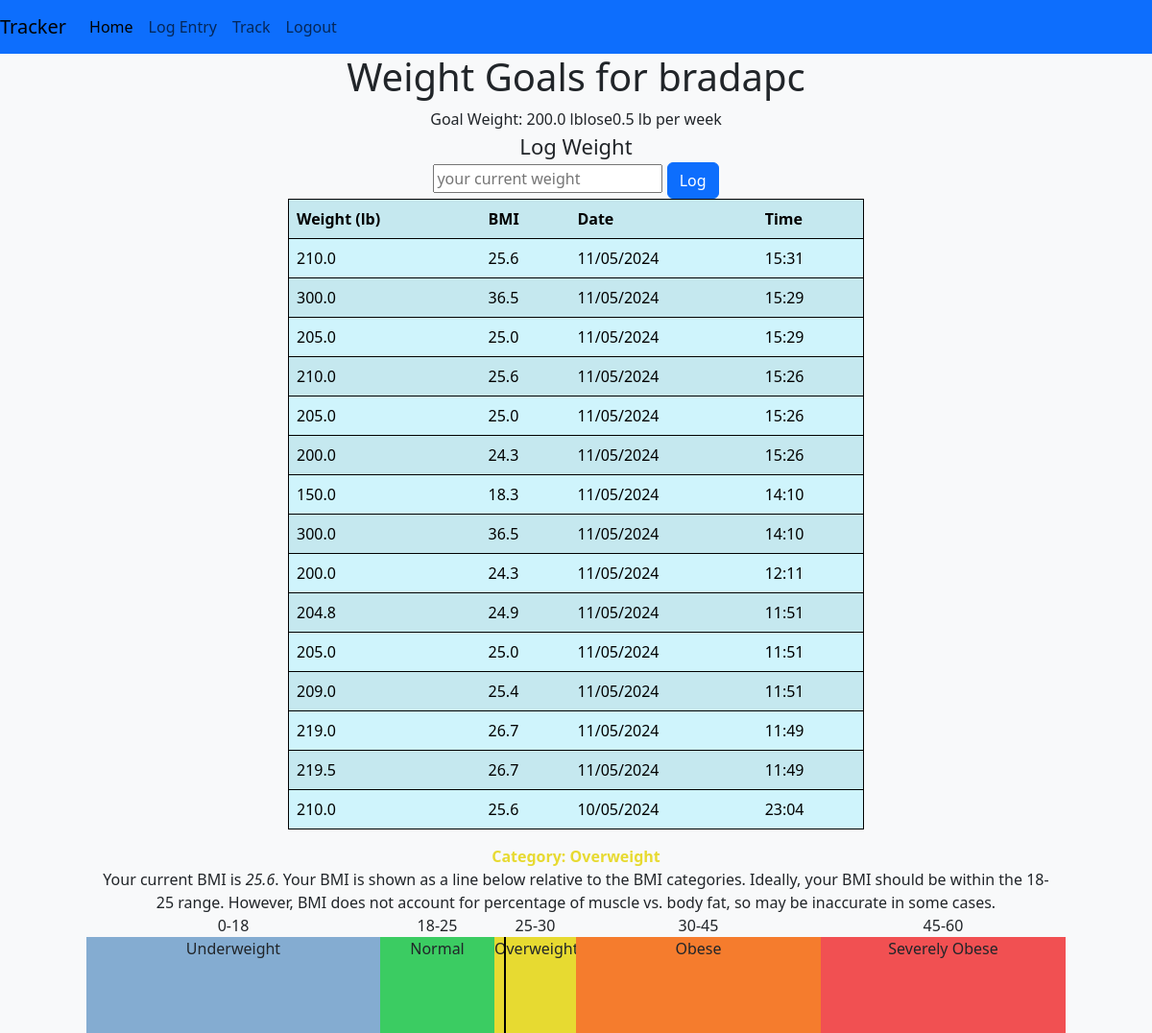
Before: /weight/log (signed in) with the older database file.
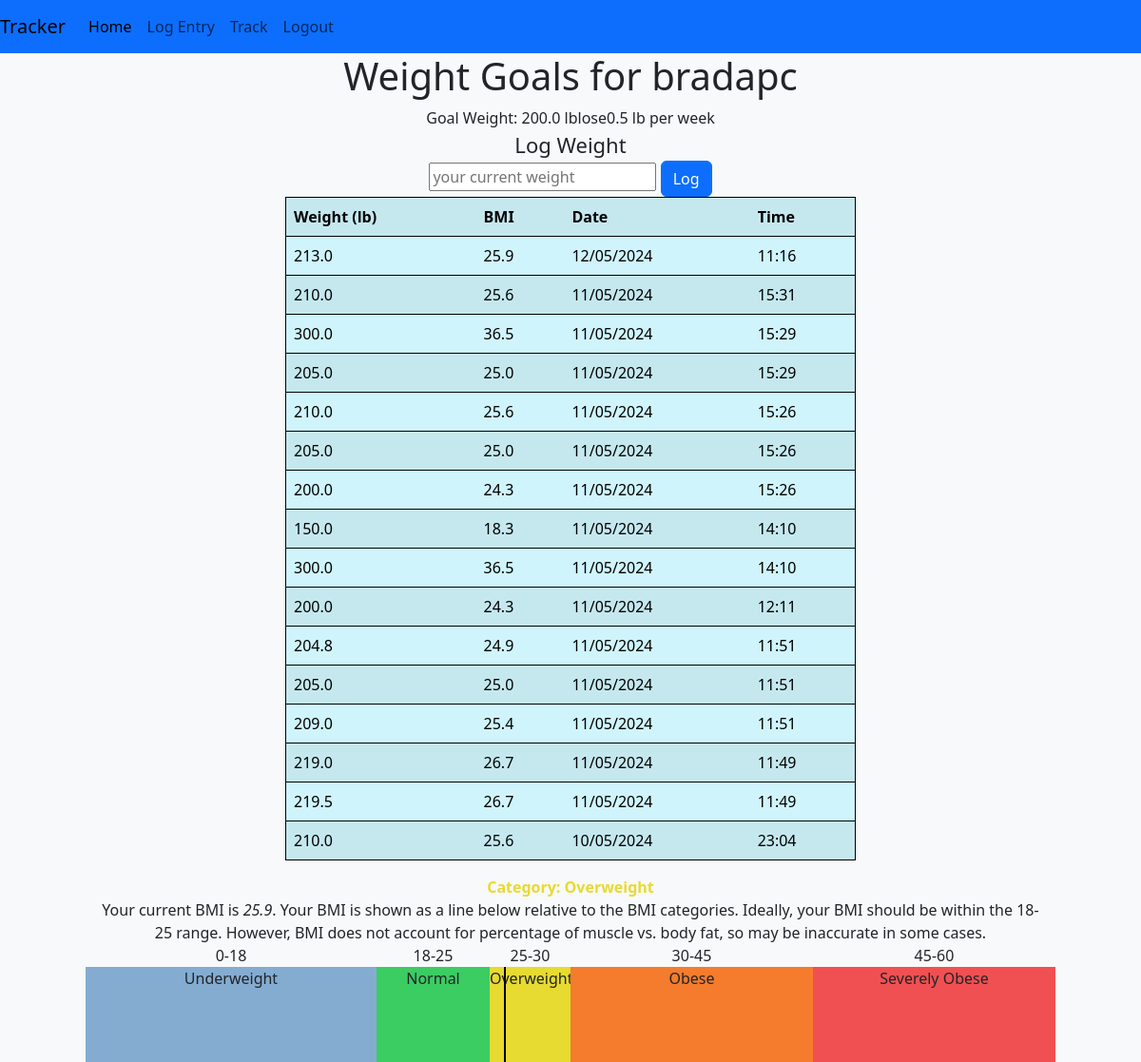
After: the same page with the newer database file.
### tables this page shows
CREATE TABLE "weight_goals" (
user_id INTEGER NOT NULL,
goal_weight REAL NOT NULL,
goal_step REAL NOT NULL,
height REAL NOT NULL,
goal_direction INTEGER NOT NULL
, units TEXT, time TEXT);

CREATE TABLE weight_log (
user_id INTEGER NOT NULL,
weight REAL NOT NULL,
time TEXT
);

### app.py (the view)
@app.route("/weight/log", methods=["GET", "POST"])
@login_required
def weight_log():
    weight_goals = weightGoalExists()
    if not weight_goals:
        return redirect("/weight")
    weight_log = getWeightLog()
    units = getUnits(weight_goals)
    new_weight_log = splitDateTime(weight_log)
    new_weight_log = addBMI(new_weight_log, weight_goals['height'], weight_goals['units'])
    if request.method == "POST":
        new_weight_entry = request.form.get("weight-entry")
        if not new_weight_entry:
            errormsg = "Please enter a weight."
            return render_template("weight_log.html", errormsg=errormsg, user=session['user'], weight_goals=weight_goals, units=units, new_weight_log=new_weight_log)
        try:
            new_weight_entry = float(new_weight_entry)
        except:
            errormsg = "Please enter only numbers into the weight form."
            return render_template("weight_log.html", errormsg=errormsg, user=session['user'], weight_goals=weight_goals, units=units, new_weight_log=new_weight_log)
        dt_string = getFormattedDateTime()
        con = sqlite3.connect("tracker.db")
        cur = con.cursor()
        cur.execute("INSERT INTO weight_log (user_id, weight, time) VALUES(?, ?, ?)", (session['user_id'], new_weight_entry, dt_string,))
        con.commit()
        return redirect("/weight/log")
    else:
        return render_template("weight_log.html", user=session['user'], weight_goals=weight_goals, units=units, new_weight_log=new_weight_log)

### app.py (called while the page is built)
def login_required(f):
    @wraps(f)
    def decorated_function(*args, **kwargs):
        if session.get("user_id") is None:
            return redirect("/login")
        return f(*args, **kwargs)
    return decorated_function

def getUnits(weight_goals):
    units = {}
    if weight_goals['units'] == "metric":
        units['weight_unit'] = "kg"
        units['height_unit'] = "cm"
    elif weight_goals['units'] == "imperial":
        units['weight_unit'] = "lb"
        units['height_unit'] = "inches"
    return units

def weightGoalExists():
    con = sqlite3.connect("tracker.db")
    con.row_factory = sqlite3.Row
    cur = con.cursor()
    res = cur.execute("SELECT * FROM weight_goals WHERE user_id = ?", (session['user_id'],))
    res = res.fetchone()
    cur.close()
    con.close()
    return res

def getWeightLog():
    con = sqlite3.connect("tracker.db")
    cur = con.cursor()
    con.row_factory = sqlite3.Row
    cur.execute("SELECT * FROM weight_log WHERE user_id = ? ORDER BY time DESC", (session['user_id'],))
    weight_log = []
    weight_log = cur.fetchall()
    cur.close()
    con.close()
    return weight_log

def splitDateTime(weight_log):
    new_weight_log = []
    for entry in weight_log:
        new_entry = []
        dt_list = entry[2].split()
        dt_list[1] = dt_list[1][0:5]
        new_entry.append(entry[0])
        new_entry.append(entry[1])
        new_entry.append(dt_list[0])
        new_entry.append(dt_list[1])
        new_weight_log.append(new_entry)
    return new_weight_log

def computeBMI(height, weight, units):
    bmi = 0
    if units == 'imperial':
        bmi = 703 * (weight / height**2)
    elif units == 'metric':
        bmi = weight / (height / 100)**2
    return bmi

def addBMI(log, height, units):
    weight_log = []
    for row in log:
        bmi = computeBMI(height, row[1], units)
        bmi_str = "%0.1f" % bmi
        row.append(bmi_str)
        weight_log.append(row)
    return weight_log

### templates/weight_log.html (shortened to what this page needs)
{% extends "layout.html" %}
{% block body %}
    <h1 class="page-title-header">Weight Goals for {{ user }} </h1>
    {% if weight_goals %}
        <div class="goal-weight-container">
            <span>Goal Weight: {{ weight_goals.goal_weight }} {{ units.weight_unit }}</span>
            {% if (weight_goals.goal_direction > 0) %}
                <span>gain</span>
            {% elif (weight_goals.goal_direction < 0) %}
                <span>lose</span>
            {% endif %}
            <span>{{ weight_goals.goal_step }} {{ units.weight_unit }} per week</span>
        </div>
        <div class="goal-weight-log-entry">
            <span>Log Weight</span>
            <form action="/weight/log" method="post">
                <input type="text" placeholder="your current weight" name="weight-entry">
                <button type="submit" class="btn btn-primary">Log</button>
            </form>
        </div>
        <div class="weight-log-wrapper">
            <div class="weight-log">
                <table class="table table-info table-striped table-hover">
                    <tr>
                        <th>Weight ({{ units.weight_unit }})</th>
                        <th>BMI</th>
                        <th>Date</th>
                        <th>Time</th>
                    </tr>
                    {% for entry in new_weight_log %}
                    <tr>
                        <td>{{ entry[1] }}</td>
                        <td>{{ entry[4] }}</td>
                        <td> {{ entry[2] }}</td>
                        <td>{{ entry[3] }}</td>
                    </tr>
                    {% endfor %}
                </table>
            </div>
        </div>
    {% endif %}
    <div class="bmi-info-wrapper">
        <div class="bmi-info">
            <span id="bmi-category-span"></span>
            <span>Your current BMI is <em>{{ new_weight_log[0][4] }}</em>. Your BMI is shown as a line below
                relative to the BMI categories. Ideally, your BMI should be within the 18-25 range.
                However, BMI does not account for percentage of muscle vs. body fat, so may be inaccurate
                in some cases.
            </span>
        </div>
    </div>
    <div class="bmi-visualizer">
    </div>
{% endblock %}

### templates/layout.html (shortened to what this page needs)
<!DOCTYPE html>
<html lang="en">
    <head>
        {% block head %}
        <link href="/static/styles.css" rel="stylesheet">
        <link href="https://cdn.jsdelivr.net/npm/bootstrap@5.3.3/dist/css/bootstrap.min.css" rel="stylesheet">
        {% endblock %}
    </head>
    <body class="bg-light">
        <nav class="navbar navbar-expand-lg navbar-light bg-primary">
            <a class="navbar-brand" href="#">Tracker</a>
            <div class="collapse navbar-collapse" id="navbarNavAltMarkup">
              <div class="navbar-nav">
                <a class="nav-item nav-link active" href="#">Home</a>
                <a class="nav-item nav-link" href="#">Log Entry</a>
                <a class="nav-item nav-link" href="#">Track</a>
                {% if  "user" in session %}
                <a class="nav-item nav-link" href="/logout">Logout</a>
                {% else %}
                <a class="nav-item nav-link" href="/login">Login</a>
                {% endif %}
              </div>
            </div>
          </nav>
        {% block body%} {% endblock %}
    </body>
</html>

### static/styles.css (style rules this page uses)
.weight-log { width: 600px; }
.bmi-info-wrapper { display: flex; justify-content: center; }
.bmi-info { display: flex; flex-direction: column; width: 1000px; text-align: center; }
.bmi-visualizer { display: flex; justify-content: center; height: 100px; }
#bmi-category-span { font-weight: bold; }
.page-title-header { text-align: center; }
.goal-weight-container { display: flex; justify-content: center; }
.goal-weight-log-entry { display: flex; flex-direction: column; align-items: center; }
.goal-weight-log-entry span { font-size: 22px; }
.weight-log table { border: 1px solid black; }
.weight-log-wrapper { display: flex; justify-content: center; }

Changed rows visible on the page:
added weight_log: weight "213.0", entry "25.9", time "12/05/2024", entry "11:16"
Other visible differences:
{{ new_weight_log[0][4] }}: "25.6" → "25.9"
